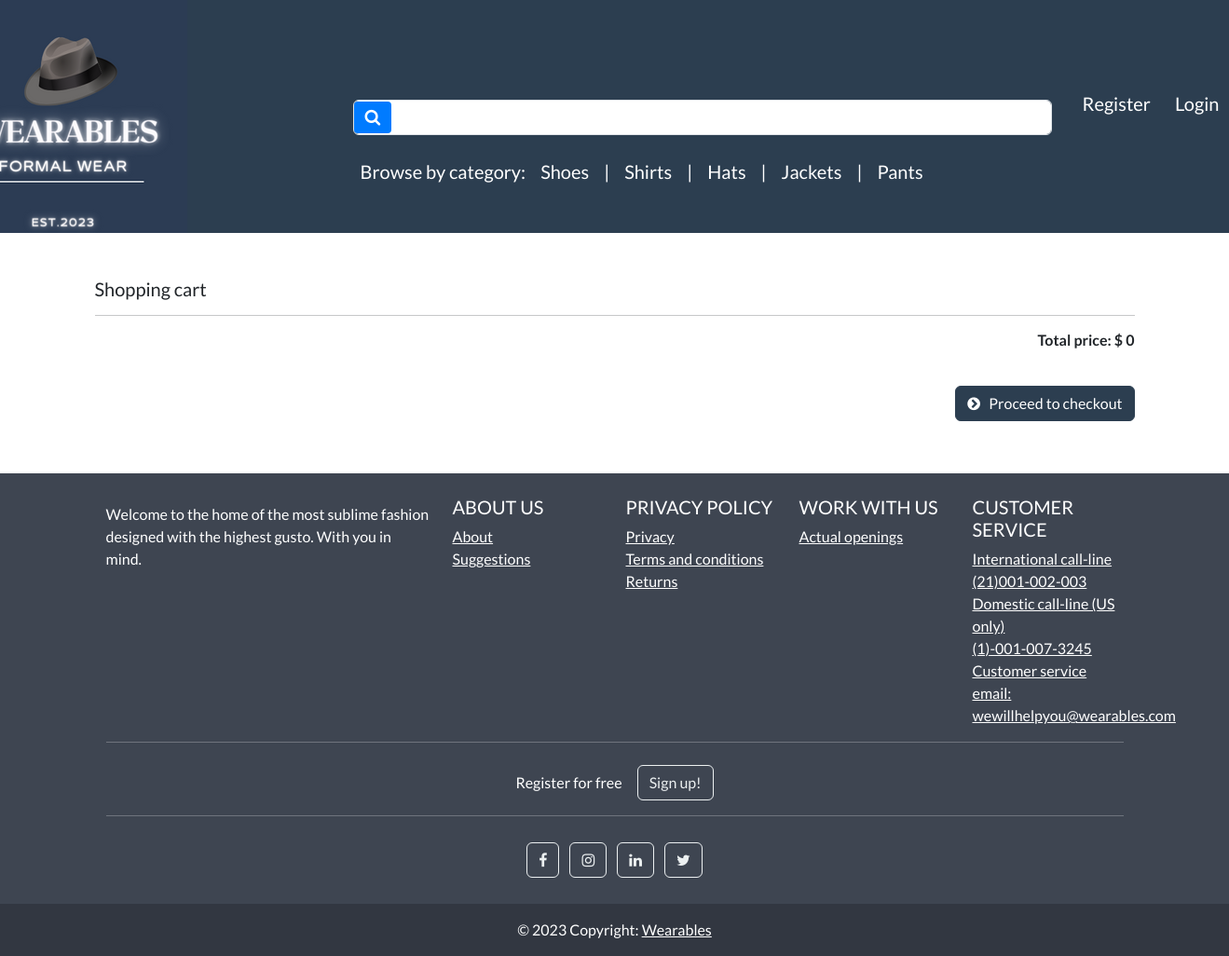
Page /cart/ on the committed database.
### store/models.py (models this page shows, shortened)
class Category(models.Model):
    name=models.CharField(max_length=250,db_index=True)                                                                 #db index to make looking for it faster
    slug=models.SlugField(max_length=250,unique=True)                              # slugs if remain MUST BE USED       #unique cause only one category for every product
    class Meta:
        verbose_name_plural = 'categories'                                                                              #django by default adds an s to category name
    def get_absolute_url(self):
        return reverse('list-category',args=[self.slug])

### cart/views.py (the view)
# urls.py: path('',views.cart_summary,name='cart-summary'),
def cart_summary(request):
    cart = Cart(request)
    return render(request,'cart/cart-summary.html',{'cart':cart})

### cart/cart.py (called while the page is built)
    def __len__(self):                                                                                #total length of products in a session
        return sum(item['qty'] for item in self.cart.values())                                        #total number of items in a shopping cart

    def get_total(self):
        return sum(Decimal(item['price']) * item['qty'] for item in self.cart.values())

### cart/context_processors.py (called while the page is built)
def cart(request):
    return {'cart':Cart(request)}

### store/views.py (called while the page is built)
def categories(request):
    all_categories=Category.objects.all()                                                                               #select all categories(shoes and shirts)
    return {'all_categories': all_categories}

### cart/templates/cart/cart-summary.html (shortened to what this page needs)
{% extends "store/base.html" %}
{% load static %}
{% load mathfilters %}
{% block content %}
<main class="pt-5">
    <div class="container">
      <h1 class="h5"> Shopping cart </h1>
	    <hr>
      <div class="col-12 text-end">
        <div class="h6 fw-bold"> Total price: $ <div id="total" class="d-inline-flex"> {{cart.get_total}} </div></div>
        <br>
        <a href="{%  url 'checkout'%} " class="btn btn-primary my-2"> <i class="fa fa-chevron-circle-right" aria-hidden="true"></i> &nbsp; Proceed to checkout </a>
      </div>
    </div>
    <br>
    <br>
 </main>
{% endblock %}

### store/templates/store/base.html (shortened to what this page needs)
{% load static %}
<!DOCTYPE html>
<html>
    <head>
        <link rel="stylesheet" href="https://bootswatch.com/5/flatly/bootstrap.min.css">
        <link rel="stylesheet" href="https://cdnjs.cloudflare.com/ajax/libs/font-awesome/4.7.0/css/font-awesome.min.css">
        <link rel="stylesheet" href="{%static 'css/styles.css'%}">
    </head>
<nav class="navbar navbar-expand-lg bg-primary justify-content-center" style="max-height: 250px; margin: auto;">
        <a class="navbar-brand main-heading text-white" href="{% url 'store' %}">
            <img src="{% static 'media/images/Wearables1.png' %}" alt="Your Custom Logo">
        </a>
<nav class="navbar navbar-expand-lg navbar-light bg-primary justify-content-center" style="padding-left: 150px;padding-top: 80px;">
    <div class="container navbar-light">
        <div class="search-form">
            <form class="d-flex mb-3" action="{% url 'search' %}" method="GET">
                <div style="position: relative;">
                    <button class="btn btn-primary d-flex align-items-center" type="submit" style="position: absolute; left: 1px; top: 50%; transform: translateY(-50%); border: none; background-color: #007bff; color: #fff; padding: 8px 12px; border-radius: 4px; cursor: pointer; transition: background-color 0.2s; border-radius: 4px;">
                        <i class="fa fa-search" style="font-size: 18px;" aria-hidden="true"></i>
                    </button>
                    <input class="form-control me-2" type="search" name="search_query" style="width: 750px; padding-left: 50px; background-color: #fff; color: #000;" aria-label="Search">
                </div>
            </form>
            <div class="categories-list">
                <div class="w-100 d-flex justify-content-center bg-primary">
                    <ul class="navbar-nav me-auto mb-2 mb-md-0">
                        <li class="nav-item">
                            <a class="nav-link text-white" href="" style="font-size:20px;">Browse by category:</a>
                        </li>
                        {% for category in all_categories %}
                            <li class="nav-item">
                                <a class="nav-link text-white" href="{{ category.get_absolute_url }}" style="font-size:20px;">{{ category.name|capfirst }}</a>
                            </li>
                            {% if not forloop.last %}
                                <li class="nav-item">
                                    <span class="nav-link text-white" style="font-size: 20px;"> | </span>
                                </li>
                            {% endif %}
                        {% endfor %}
                    </ul>
                </div>
            </div>
        </div>
    </div>
</nav>
        <div class="collapse navbar-collapse text-center" id="navbarNavDropdown">
            <ul class="navbar-nav ms-auto">
            {% if user.is_authenticated%}
                <li class="nav-item">
                    <a class="btn btn-alert navbar-btn text-white" type="button" style="font-size:20px;"  href="{%  url 'dashboard' %}"><i class="fa fa-home" aria-hidden="true"></i> Dashboard </a>
                </li>
            {% else %}
                 <li class="nav-item">
                    <a class="btn btn-alert navbar-btn text-white" type="button" style="font-size:20px;"  href="{%  url 'register' %}"> Register </a>
                </li>
            {% endif %}
            {% if user.is_authenticated %}
                 <li class="nav-item">
                     <a class="btn btn-alert navbar-btn text-white" type="button" style="font-size:20px;" href="{% url 'user-logout'%}"><i class="fa fa-sign-out" aria-hidden="true"></i> Logout </a>
                </li>
                {% else%}
                <li class="nav-item">
                    <a class="btn btn-alert navbar-btn text-white" type="button"  style="font-size:20px;" href="{% url 'my-login'%}"> Login </a>
                </li>
            {% endif %}
            </ul>
        </div>
    </nav>
    <body>
        {% block content %}
        {% endblock %}
    </body>
  <footer
          class="text-center text-lg-start text-white"
          style="background-color: #3e4551"
          >
    <div class="container p-4 pb-0">
      <section class="">
        <div class="row">
          <div class="col-lg-4 col-md-6 mb-4 mb-md-0">
            <p>
              Welcome to the home of the most sublime fashion designed with the highest gusto. With you in mind.
            </p>
          </div>
          <div class="col-lg-2 col-md-6 mb-4 mb-md-0">
            <h5 class="text-uppercase">About us</h5>
            <ul class="list-unstyled mb-0">
              <li>
                <a href="#!" class="text-white">About</a>
              </li>
              <li>
                <a href="#!" class="text-white">Suggestions</a>
              </li>
            </ul>
          </div>
          <div class="col-lg-2 col-md-6 mb-4 mb-md-0">
            <h5 class="text-uppercase">Privacy policy</h5>
            <ul class="list-unstyled mb-0">
              <li>
                <a href="#!" class="text-white">Privacy</a>
              </li>
              <li>
                <a href="#!" class="text-white">Terms and conditions</a>
              </li>
              <li>
                <a href="#!" class="text-white">Returns</a>
              </li>
            </ul>
          </div>
          <div class="col-lg-2 col-md-6 mb-4 mb-md-0">
            <h5 class="text-uppercase">Work with us</h5>
            <ul class="list-unstyled mb-0">
              <li>
                <a href="#!" class="text-white">Actual openings</a>
              </li>
            </ul>
          </div>
          <div class="col-lg-2 col-md-6 mb-4 mb-md-0">
            <h5 class="text-uppercase">Customer service</h5>
            <ul class="list-unstyled mb-0">
              <li>
                <a href="#!" class="text-white">International call-line</a>
              </li>
              <li>
                <a href="#!" class="text-white">(21)001-002-003</a>
              </li>
              <li>
                <a href="#!" class="text-white">Domestic call-line (US only)</a>
              </li>
              <li>
                <a href="#!" class="text-white">(1)-001-007-3245</a>
              </li>
              <li>
                <a href="#!" class="text-white">Customer service email:</a>
              </li>
                <li>
                <a href="#!" class="text-white">wewillhelpyou@wearables.com</a>
              </li>
            </ul>
          </div>
        </div>
      </section>
      <hr class="mb-4" />
      <section class="">
        <p class="d-flex justify-content-center align-items-center">
          <span class="me-3">Register for free</span>
          <button type="button" class="btn btn-outline-light btn-rounded">
            Sign up!
          </button>
        </p>
      </section>
      <hr class="mb-4" />
      <section class="mb-4 text-center">
        <a
           class="btn btn-outline-light btn-floating m-1"
           href="#!"
           role="button"
           ><i class="fa fa-facebook-f"></i
          ></a>
        <a
           class="btn btn-outline-light btn-floating m-1"
           href="#!"
           role="button"
           ><i class="fa fa-instagram"></i
          ></a>
        <a
           class="btn btn-outline-light btn-floating m-1"
           href="#!"
           role="button"
           ><i class="fa fa-linkedin"></i
          ></a>
        <a
           class="btn btn-outline-light btn-floating m-1"
           href="#!"
           role="button"
           ><i class="fa fa-twitter"></i
          ></a>
      </section>
    </div>
    <div
         class="text-center p-3"
         style="background-color: rgba(0, 0, 0, 0.2)"
         >
      © 2023 Copyright:
      <a class="text-white">Wearables</a>
    </div>
  </footer>
</html>

### rows in the picture
Category: name "Shoes"
Category: name "Shirts"
Category: name "Hats"
Category: name "Jackets"
Category: name "Pants"

### other values in the picture
{{ cart.get_total }} "0"
